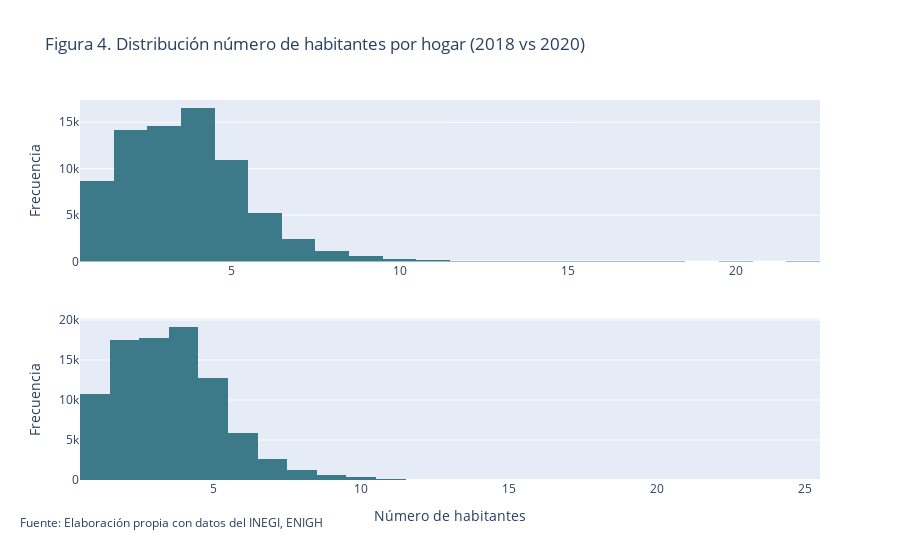

Notebook source saved alongside this figure:
### Code cell
fig = make_subplots(rows=2, cols=1)
fig.add_trace(go.Histogram(x=cnt2018.numren, name='2018', 
                           marker=dict(color=CATEGORY_PALETTE[0])), row=1, col=1)
fig.add_trace(go.Histogram(x=cnt2020.numren, name='2020',
                           marker=dict(color=CATEGORY_PALETTE[0])), row=2, col=1)
fig.update_layout(title_text="Figura 4. Distribución número de habitantes por hogar (2018 vs 2020)",
                  xaxis_title="", yaxis_title="Frecuencia",
                  showlegend=False,)
fig.update_xaxes(row=2, col=1, title_text="Número de habitantes")
fig.update_yaxes(row=2, col=1, title_text="Frecuencia")
fig.add_annotation(xref='paper', yref='paper', x=-0.084, y=-0.14, text='Fuente: Elaboración propia con datos del INEGI, ENIGH', showarrow=False)
fig.write_image("images/histogramas.png", width=1000, height=600)
fig.show()

### Figure 1 — Plotly figure (JSON) as saved in the notebook; plotly's stock layout.template omitted (floating-point values rounded to 4 significant figures; data arrays with more than 128 entries replaced by an {"elided": "..."} marker saying what was removed)
{"data": [{"marker": {"color": "#3C7A89"}, "name": "2018", "type": "histogram", "x": {"elided": "74647 int values"}, "xaxis": "x", "yaxis": "y"}, {"marker": {"color": "#3C7A89"}, "name": "2020", "type": "histogram", "x": {"elided": "89006 int values"}, "xaxis": "x2", "yaxis": "y2"}], "layout": {"annotations": [{"showarrow": false, "text": "Fuente: Elaboración propia con datos del INEGI, ENIGH", "x": -0.084, "xref": "paper", "y": -0.14, "yref": "paper"}], "showlegend": false, "title": {"text": "Figura 4. Distribución número de habitantes por hogar (2018 vs 2020)"}, "xaxis": {"anchor": "y", "domain": [0, 1], "title": {"text": ""}}, "xaxis2": {"anchor": "y2", "domain": [0, 1], "title": {"text": "Número de habitantes"}}, "yaxis": {"anchor": "x", "domain": [0.575, 1], "title": {"text": "Frecuencia"}}, "yaxis2": {"anchor": "x2", "domain": [0, 0.425], "title": {"text": "Frecuencia"}}}}
